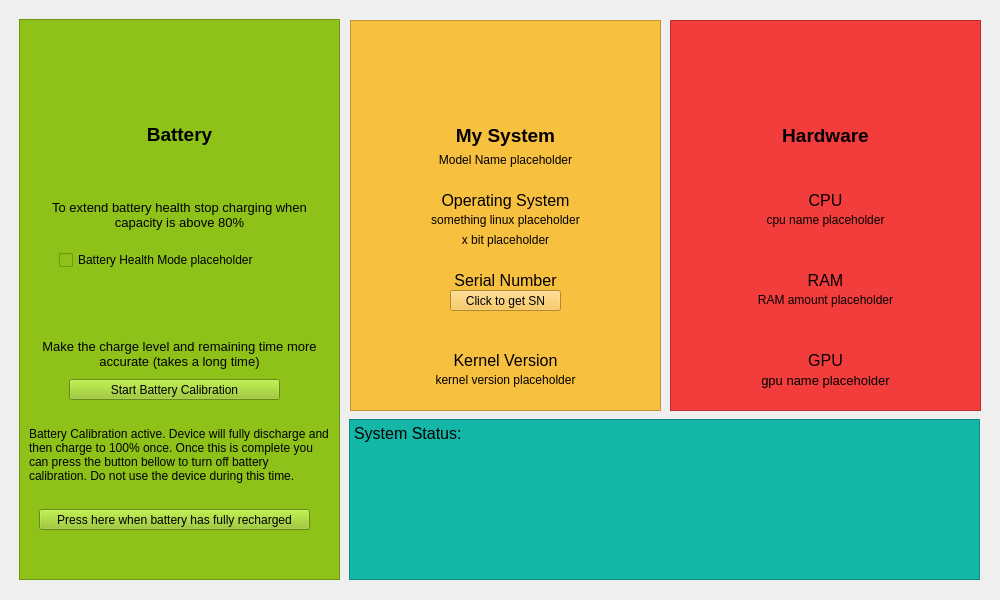
<?xml version="1.0" encoding="UTF-8"?>
<ui version="4.0">
 <class>BatteryManager</class>
 <widget class="QMainWindow" name="BatteryManager">
  <property name="geometry">
   <rect>
    <x>0</x>
    <y>0</y>
    <width>1000</width>
    <height>600</height>
   </rect>
  </property>
  <property name="minimumSize">
   <size>
    <width>1000</width>
    <height>600</height>
   </size>
  </property>
  <property name="maximumSize">
   <size>
    <width>1000</width>
    <height>600</height>
   </size>
  </property>
  <property name="windowTitle">
   <string>Acer Battery Manager</string>
  </property>
  <property name="windowIcon">
   <iconset resource="ApplicationIcon.qrc">
    <normaloff>:/images/AcerBatteryManager.png</normaloff>:/images/AcerBatteryManager.png</iconset>
  </property>
  <widget class="QWidget" name="centralwidget">
   <widget class="QFrame" name="GreenFrame">
    <property name="geometry">
     <rect>
      <x>19</x>
      <y>19</y>
      <width>321</width>
      <height>561</height>
     </rect>
    </property>
    <property name="styleSheet">
     <string notr="true">background-color: rgb(163, 204, 34);
background-color: rgb(143, 194, 24);</string>
    </property>
    <property name="frameShape">
     <enum>QFrame::Shape::StyledPanel</enum>
    </property>
    <property name="frameShadow">
     <enum>QFrame::Shadow::Raised</enum>
    </property>
    <widget class="QLabel" name="BatteryIcon">
     <property name="geometry">
      <rect>
       <x>10</x>
       <y>20</y>
       <width>301</width>
       <height>61</height>
      </rect>
     </property>
     <property name="text">
      <string/>
     </property>
     <property name="pixmap">
      <pixmap resource="BatteryIcon.qrc">:/images/battery.png</pixmap>
     </property>
     <property name="alignment">
      <set>Qt::AlignmentFlag::AlignCenter</set>
     </property>
    </widget>
    <widget class="QLabel" name="label">
     <property name="geometry">
      <rect>
       <x>10</x>
       <y>100</y>
       <width>301</width>
       <height>31</height>
      </rect>
     </property>
     <property name="font">
      <font>
       <pointsize>14</pointsize>
       <bold>true</bold>
      </font>
     </property>
     <property name="text">
      <string>Battery</string>
     </property>
     <property name="alignment">
      <set>Qt::AlignmentFlag::AlignCenter</set>
     </property>
    </widget>
    <widget class="QLabel" name="label_16">
     <property name="geometry">
      <rect>
       <x>10</x>
       <y>180</y>
       <width>301</width>
       <height>31</height>
      </rect>
     </property>
     <property name="font">
      <font>
       <pointsize>10</pointsize>
      </font>
     </property>
     <property name="text">
      <string>To extend battery health stop charging when capacity is above 80%</string>
     </property>
     <property name="alignment">
      <set>Qt::AlignmentFlag::AlignCenter</set>
     </property>
     <property name="wordWrap">
      <bool>true</bool>
     </property>
    </widget>
    <widget class="QCheckBox" name="HealthModeCheckBox">
     <property name="geometry">
      <rect>
       <x>40</x>
       <y>230</y>
       <width>231</width>
       <height>22</height>
      </rect>
     </property>
     <property name="text">
      <string>Battery Health Mode placeholder</string>
     </property>
    </widget>
    <widget class="QLabel" name="label_17">
     <property name="geometry">
      <rect>
       <x>10</x>
       <y>320</y>
       <width>301</width>
       <height>41</height>
      </rect>
     </property>
     <property name="font">
      <font>
       <pointsize>10</pointsize>
      </font>
     </property>
     <property name="text">
      <string>Make the charge level and remaining time more accurate (takes a long time)</string>
     </property>
     <property name="alignment">
      <set>Qt::AlignmentFlag::AlignHCenter|Qt::AlignmentFlag::AlignTop</set>
     </property>
     <property name="wordWrap">
      <bool>true</bool>
     </property>
    </widget>
    <widget class="QPushButton" name="BatteryCalibrateButton">
     <property name="geometry">
      <rect>
       <x>50</x>
       <y>360</y>
       <width>211</width>
       <height>21</height>
      </rect>
     </property>
     <property name="font">
      <font>
       <pointsize>9</pointsize>
       <bold>false</bold>
      </font>
     </property>
     <property name="styleSheet">
      <string notr="true">selection-background-color: rgb(6, 179, 48);</string>
     </property>
     <property name="text">
      <string>Start Battery Calibration</string>
     </property>
    </widget>
    <widget class="QLabel" name="BatteryCalibrationMessage">
     <property name="enabled">
      <bool>true</bool>
     </property>
     <property name="geometry">
      <rect>
       <x>10</x>
       <y>390</y>
       <width>301</width>
       <height>91</height>
      </rect>
     </property>
     <property name="text">
      <string>Battery Calibration active. Device will fully discharge and then charge to 100% once. Once this is complete you can press the button bellow to turn off battery calibration. Do not use the device during this time.</string>
     </property>
     <property name="wordWrap">
      <bool>true</bool>
     </property>
    </widget>
    <widget class="QPushButton" name="DisableBatteryCalibrationButton">
     <property name="enabled">
      <bool>true</bool>
     </property>
     <property name="geometry">
      <rect>
       <x>20</x>
       <y>490</y>
       <width>271</width>
       <height>21</height>
      </rect>
     </property>
     <property name="text">
      <string>Press here when battery has fully recharged</string>
     </property>
    </widget>
   </widget>
   <widget class="QFrame" name="YellowFrame">
    <property name="geometry">
     <rect>
      <x>350</x>
      <y>20</y>
      <width>311</width>
      <height>391</height>
     </rect>
    </property>
    <property name="styleSheet">
     <string notr="true">background-color: rgb(248, 192, 63);</string>
    </property>
    <property name="frameShape">
     <enum>QFrame::Shape::StyledPanel</enum>
    </property>
    <property name="frameShadow">
     <enum>QFrame::Shadow::Raised</enum>
    </property>
    <widget class="QLabel" name="LaptopIcon">
     <property name="geometry">
      <rect>
       <x>10</x>
       <y>20</y>
       <width>291</width>
       <height>61</height>
      </rect>
     </property>
     <property name="text">
      <string/>
     </property>
     <property name="pixmap">
      <pixmap resource="LaptopIcon.qrc">:/images/laptop.png</pixmap>
     </property>
     <property name="alignment">
      <set>Qt::AlignmentFlag::AlignCenter</set>
     </property>
    </widget>
    <widget class="QLabel" name="label_2">
     <property name="geometry">
      <rect>
       <x>10</x>
       <y>100</y>
       <width>291</width>
       <height>31</height>
      </rect>
     </property>
     <property name="font">
      <font>
       <pointsize>14</pointsize>
       <bold>true</bold>
      </font>
     </property>
     <property name="text">
      <string>My System</string>
     </property>
     <property name="alignment">
      <set>Qt::AlignmentFlag::AlignCenter</set>
     </property>
    </widget>
    <widget class="QLabel" name="ModelNameText">
     <property name="geometry">
      <rect>
       <x>10</x>
       <y>130</y>
       <width>291</width>
       <height>20</height>
      </rect>
     </property>
     <property name="text">
      <string>Model Name placeholder</string>
     </property>
     <property name="alignment">
      <set>Qt::AlignmentFlag::AlignCenter</set>
     </property>
    </widget>
    <widget class="QLabel" name="label_5">
     <property name="geometry">
      <rect>
       <x>10</x>
       <y>170</y>
       <width>291</width>
       <height>21</height>
      </rect>
     </property>
     <property name="font">
      <font>
       <pointsize>12</pointsize>
      </font>
     </property>
     <property name="text">
      <string>Operating System</string>
     </property>
     <property name="alignment">
      <set>Qt::AlignmentFlag::AlignCenter</set>
     </property>
    </widget>
    <widget class="QLabel" name="OSNameText">
     <property name="geometry">
      <rect>
       <x>10</x>
       <y>190</y>
       <width>291</width>
       <height>20</height>
      </rect>
     </property>
     <property name="text">
      <string>something linux placeholder</string>
     </property>
     <property name="alignment">
      <set>Qt::AlignmentFlag::AlignCenter</set>
     </property>
    </widget>
    <widget class="QLabel" name="BitsText">
     <property name="geometry">
      <rect>
       <x>10</x>
       <y>210</y>
       <width>291</width>
       <height>20</height>
      </rect>
     </property>
     <property name="text">
      <string>x bit placeholder</string>
     </property>
     <property name="alignment">
      <set>Qt::AlignmentFlag::AlignCenter</set>
     </property>
    </widget>
    <widget class="QLabel" name="label_12">
     <property name="geometry">
      <rect>
       <x>10</x>
       <y>250</y>
       <width>291</width>
       <height>21</height>
      </rect>
     </property>
     <property name="font">
      <font>
       <pointsize>12</pointsize>
      </font>
     </property>
     <property name="text">
      <string>Serial Number</string>
     </property>
     <property name="alignment">
      <set>Qt::AlignmentFlag::AlignCenter</set>
     </property>
    </widget>
    <widget class="QLabel" name="SNNumberText">
     <property name="geometry">
      <rect>
       <x>10</x>
       <y>270</y>
       <width>291</width>
       <height>20</height>
      </rect>
     </property>
     <property name="text">
      <string>SN number not set</string>
     </property>
     <property name="alignment">
      <set>Qt::AlignmentFlag::AlignCenter</set>
     </property>
    </widget>
    <widget class="QPushButton" name="getSNButton">
     <property name="geometry">
      <rect>
       <x>100</x>
       <y>270</y>
       <width>111</width>
       <height>21</height>
      </rect>
     </property>
     <property name="text">
      <string>Click to get SN</string>
     </property>
    </widget>
    <widget class="QLabel" name="label_14">
     <property name="geometry">
      <rect>
       <x>10</x>
       <y>330</y>
       <width>291</width>
       <height>21</height>
      </rect>
     </property>
     <property name="font">
      <font>
       <pointsize>12</pointsize>
      </font>
     </property>
     <property name="text">
      <string>Kernel Version</string>
     </property>
     <property name="alignment">
      <set>Qt::AlignmentFlag::AlignCenter</set>
     </property>
    </widget>
    <widget class="QLabel" name="kernelText">
     <property name="geometry">
      <rect>
       <x>10</x>
       <y>350</y>
       <width>291</width>
       <height>20</height>
      </rect>
     </property>
     <property name="text">
      <string>kernel version placeholder</string>
     </property>
     <property name="alignment">
      <set>Qt::AlignmentFlag::AlignCenter</set>
     </property>
    </widget>
    <zorder>LaptopIcon</zorder>
    <zorder>label_2</zorder>
    <zorder>ModelNameText</zorder>
    <zorder>OSNameText</zorder>
    <zorder>BitsText</zorder>
    <zorder>label_12</zorder>
    <zorder>SNNumberText</zorder>
    <zorder>getSNButton</zorder>
    <zorder>label_14</zorder>
    <zorder>kernelText</zorder>
    <zorder>label_5</zorder>
   </widget>
   <widget class="QFrame" name="Red_Frame">
    <property name="geometry">
     <rect>
      <x>670</x>
      <y>20</y>
      <width>311</width>
      <height>391</height>
     </rect>
    </property>
    <property name="styleSheet">
     <string notr="true">background-color: rgb(243, 90, 90);
background-color: rgb(243, 60, 60);</string>
    </property>
    <property name="frameShape">
     <enum>QFrame::Shape::StyledPanel</enum>
    </property>
    <property name="frameShadow">
     <enum>QFrame::Shadow::Raised</enum>
    </property>
    <widget class="QLabel" name="label_3">
     <property name="geometry">
      <rect>
       <x>10</x>
       <y>100</y>
       <width>291</width>
       <height>31</height>
      </rect>
     </property>
     <property name="font">
      <font>
       <pointsize>14</pointsize>
       <bold>true</bold>
      </font>
     </property>
     <property name="text">
      <string>Hardware</string>
     </property>
     <property name="alignment">
      <set>Qt::AlignmentFlag::AlignCenter</set>
     </property>
    </widget>
    <widget class="QLabel" name="label_8">
     <property name="geometry">
      <rect>
       <x>10</x>
       <y>170</y>
       <width>291</width>
       <height>21</height>
      </rect>
     </property>
     <property name="font">
      <font>
       <pointsize>12</pointsize>
      </font>
     </property>
     <property name="text">
      <string>CPU</string>
     </property>
     <property name="alignment">
      <set>Qt::AlignmentFlag::AlignCenter</set>
     </property>
    </widget>
    <widget class="QLabel" name="CPUNameText">
     <property name="geometry">
      <rect>
       <x>10</x>
       <y>190</y>
       <width>291</width>
       <height>20</height>
      </rect>
     </property>
     <property name="text">
      <string>cpu name placeholder</string>
     </property>
     <property name="alignment">
      <set>Qt::AlignmentFlag::AlignCenter</set>
     </property>
    </widget>
    <widget class="QLabel" name="label_11">
     <property name="geometry">
      <rect>
       <x>10</x>
       <y>250</y>
       <width>291</width>
       <height>21</height>
      </rect>
     </property>
     <property name="font">
      <font>
       <pointsize>12</pointsize>
      </font>
     </property>
     <property name="text">
      <string>RAM</string>
     </property>
     <property name="alignment">
      <set>Qt::AlignmentFlag::AlignCenter</set>
     </property>
    </widget>
    <widget class="QLabel" name="RAMAmountText">
     <property name="geometry">
      <rect>
       <x>10</x>
       <y>270</y>
       <width>291</width>
       <height>20</height>
      </rect>
     </property>
     <property name="text">
      <string>RAM amount placeholder</string>
     </property>
     <property name="alignment">
      <set>Qt::AlignmentFlag::AlignCenter</set>
     </property>
    </widget>
    <widget class="QLabel" name="label_13">
     <property name="geometry">
      <rect>
       <x>10</x>
       <y>330</y>
       <width>291</width>
       <height>21</height>
      </rect>
     </property>
     <property name="font">
      <font>
       <pointsize>12</pointsize>
      </font>
     </property>
     <property name="text">
      <string>GPU</string>
     </property>
     <property name="alignment">
      <set>Qt::AlignmentFlag::AlignCenter</set>
     </property>
    </widget>
    <widget class="QLabel" name="GPUNameText">
     <property name="geometry">
      <rect>
       <x>10</x>
       <y>350</y>
       <width>291</width>
       <height>21</height>
      </rect>
     </property>
     <property name="font">
      <font>
       <pointsize>10</pointsize>
      </font>
     </property>
     <property name="text">
      <string>gpu name placeholder</string>
     </property>
     <property name="alignment">
      <set>Qt::AlignmentFlag::AlignCenter</set>
     </property>
     <property name="wordWrap">
      <bool>true</bool>
     </property>
    </widget>
    <widget class="QLabel" name="label_4">
     <property name="geometry">
      <rect>
       <x>10</x>
       <y>10</y>
       <width>291</width>
       <height>81</height>
      </rect>
     </property>
     <property name="text">
      <string/>
     </property>
     <property name="pixmap">
      <pixmap resource="CpuIcon.qrc">:/images/cpu.png</pixmap>
     </property>
     <property name="alignment">
      <set>Qt::AlignmentFlag::AlignCenter</set>
     </property>
    </widget>
   </widget>
   <widget class="QFrame" name="frame">
    <property name="geometry">
     <rect>
      <x>349</x>
      <y>419</y>
      <width>631</width>
      <height>161</height>
     </rect>
    </property>
    <property name="styleSheet">
     <string notr="true">background-color: rgb(20, 183, 167);</string>
    </property>
    <property name="frameShape">
     <enum>QFrame::Shape::StyledPanel</enum>
    </property>
    <property name="frameShadow">
     <enum>QFrame::Shadow::Raised</enum>
    </property>
    <widget class="QPlainTextEdit" name="CpuIcon">
     <property name="geometry">
      <rect>
       <x>0</x>
       <y>0</y>
       <width>631</width>
       <height>161</height>
      </rect>
     </property>
     <property name="font">
      <font>
       <pointsize>12</pointsize>
      </font>
     </property>
     <property name="readOnly">
      <bool>true</bool>
     </property>
     <property name="plainText">
      <string>System Status:</string>
     </property>
    </widget>
   </widget>
  </widget>
 </widget>
 <resources>
  <include location="BatteryIcon.qrc"/>
  <include location="CpuIcon.qrc"/>
  <include location="LaptopIcon.qrc"/>
  <include location="ApplicationIcon.qrc"/>
 </resources>
 <connections/>
</ui>
